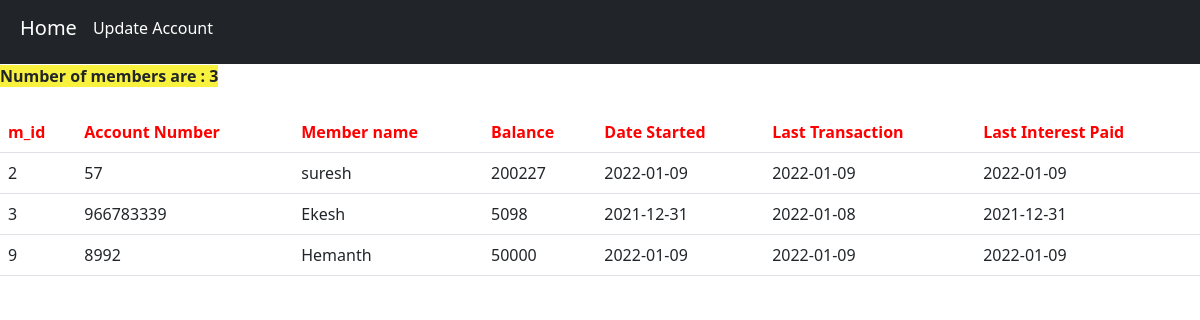
Page /all_savings.php on the committed database.
### tables this page shows
CREATE TABLE `savings` (
  `m_id` int(6) NOT NULL,
  `abalance` int(5) NOT NULL,
  `interest` int(7) NOT NULL,
  `date_start` date NOT NULL,
  `c_date` date NOT NULL DEFAULT current_timestamp(),
  `last_spaid` date NOT NULL,
  `ac_no` varchar(200) NOT NULL
);

CREATE TABLE `members` (
  `m_id` int(6) NOT NULL,
  `m_name` varchar(16) NOT NULL,
  `password` varchar(300) NOT NULL,
  `adhaar` varchar(17) NOT NULL,
  `r_card` varchar(20) NOT NULL,
  `adress` varchar(500) NOT NULL,
  `email_id` varchar(300) NOT NULL,
  `ph_no` varchar(10) NOT NULL,
  `a_set` int(11) NOT NULL,
  `p_set` int(11) NOT NULL,
  `f_set` int(11) NOT NULL,
  `ln_set` int(11) NOT NULL
);

### all_savings.php (the view, shortened to what this page needs)
<!doctype html>
<html lang="en">
  <head>
    <link href="https://cdn.jsdelivr.net/npm/bootstrap@5.1.3/dist/css/bootstrap.min.css" rel="stylesheet">
    <nav class="navbar navbar-expand-lg navbar-dark bg-dark">
  <div class="container-fluid">
    <div class="collapse navbar-collapse" id="navbarSupportedContent">
      <ul class="navbar-nav me-auto mb-2 mb-lg-0">
        <li class="nav-item">
          <a class="nav-link active" aria-current="page" href="admin.php"><h5>Home</h5></a>
        </li>
        <li class="nav-item">
          <a class="nav-link active" aria-current="page" href="update_savings.php">Update Account</a>
        </li>
      </ul>
    </div>
  </div>
  </nav>
</head>
<body>
<table class="table">
        <th>m_id</th>
        <th>Account Number</th>
        <th>Member name</th>
        <th>Balance</th>
        <th>Date Started</th>
        <th>Last Transaction</th>
        <th>Last Interest Paid</th>
<?php
  require_once "config.php";
         $sql = "SELECT * FROM savings s , members m where s.m_id=m.m_id ";
         $result = mysqli_query($conn, $sql);
         $rows=mysqli_num_rows($result);
         echo "<n><strong>Number of members are : $rows</strong></n> <br>";
         echo "<br>";
         while($row = mysqli_fetch_assoc($result)){
             echo "<tr>
                    <td>$row[m_id]</td>
                    <td>$row[ac_no]</td>
                    <td>$row[m_name]</td>
                    <td>$row[abalance]</td>
                    <td>$row[date_start]</td>
                    <td>$row[c_date]</td>
                    <td>$row[last_spaid]</td>
                    </tr>";
         }
         echo "</table>";
                    ?>
</body>
</html>

### all_savings.php (style rules this page uses)
table { border:11px; border-collapse: collapse; border-color:black; }
th { color:red; }
n { background-color:rgb(248, 242, 62); }

### rows in the picture
savings: m_id.m_id "2", ac_no "57", m_id.m_name "suresh", abalance "200227", date_start "2022-01-09", c_date "2022-01-09", last_spaid "2022-01-09"
savings: m_id.m_id "3", ac_no "966783339", m_id.m_name "Ekesh", abalance "5098", date_start "2021-12-31", c_date "2022-01-08", last_spaid "2021-12-31"
savings: m_id.m_id "9", ac_no "8992", m_id.m_name "Hemanth", abalance "50000", date_start "2022-01-09", c_date "2022-01-09", last_spaid "2022-01-09"

### other values in the picture
$rows "3"
